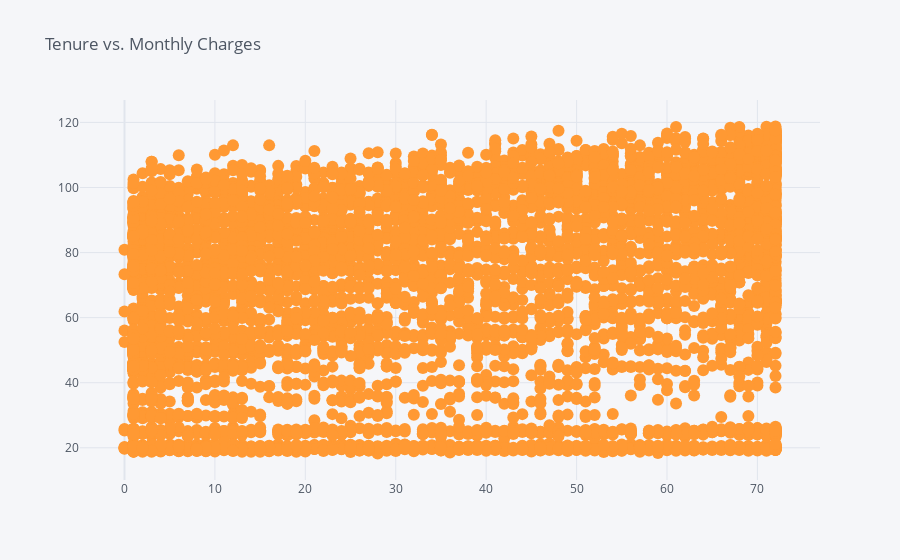

The notebook cell this image was saved under:
### Code cell
#Scatter plot comparing 'tenure' and 'MonthlyCharges':
df.iplot(kind='scatter', x='tenure', y='MonthlyCharges', mode='markers', title='Tenure vs. Monthly Charges')

### Figure 1 — Plotly figure (JSON) as saved in the notebook; plotly's stock layout.template omitted (floating-point values rounded to 4 significant figures; data arrays with more than 128 entries replaced by an {"elided": "..."} marker saying what was removed)
{"data": [{"line": {"color": "rgba(255, 153, 51, 1.0)", "dash": "solid", "shape": "linear", "width": 1.3}, "marker": {"size": 12, "symbol": "circle"}, "mode": "markers", "name": "MonthlyCharges", "text": "", "type": "scatter", "x": {"elided": "7043 int values"}, "y": {"elided": "7043 float values"}}], "layout": {"legend": {"bgcolor": "#F5F6F9", "font": {"color": "#4D5663"}}, "paper_bgcolor": "#F5F6F9", "plot_bgcolor": "#F5F6F9", "title": {"font": {"color": "#4D5663"}, "text": "Tenure vs. Monthly Charges"}, "xaxis": {"gridcolor": "#E1E5ED", "showgrid": true, "tickfont": {"color": "#4D5663"}, "title": {"font": {"color": "#4D5663"}, "text": ""}, "zerolinecolor": "#E1E5ED"}, "yaxis": {"gridcolor": "#E1E5ED", "showgrid": true, "tickfont": {"color": "#4D5663"}, "title": {"font": {"color": "#4D5663"}, "text": ""}, "zerolinecolor": "#E1E5ED"}}}
